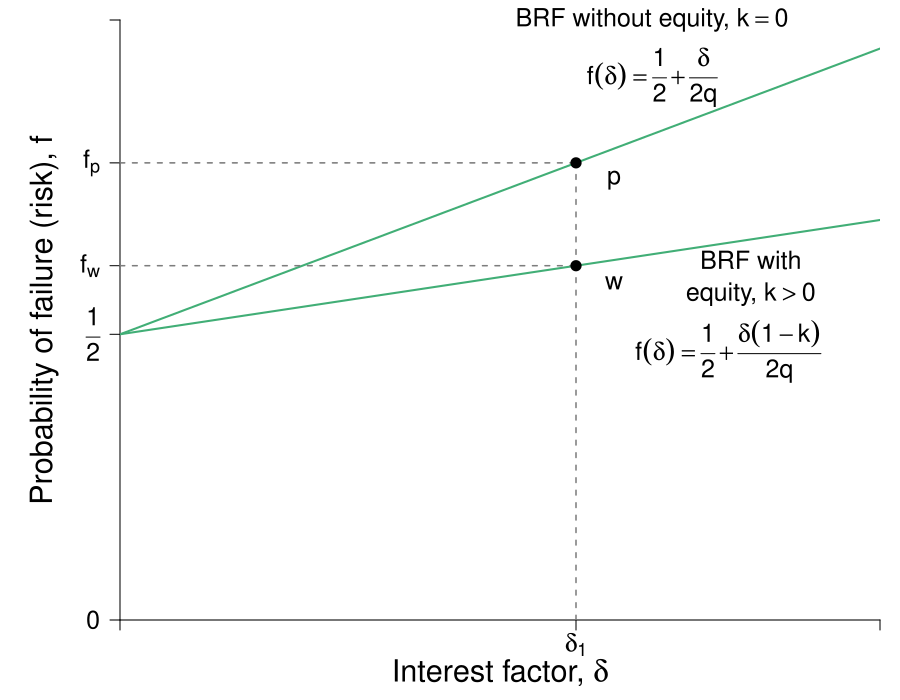

Recreate this plot in R.
#Graph Designer: Simon Halliday, Harriet Brookes-Gray 
#Authors: Bowles, Foley and Halliday
#Title: Coordination, Conflict and Competition: A Text in Microeconomics

library(shape)
pdf(file = "credit/brf_equity_new.pdf", width = 9, height = 7)

#Set parameters for graphics
pointsize <- 1.8
axislabelsize <- 1.8
labelsize <- 1.5
namesize <- 1.8
annotatesize <- 1.5
graphlinewidth <- 2
segmentlinewidth <- 1.5

COL <- c("#7fc97f", "#beaed4", "#fdc086", "#ffff99", "#386cb0", "#f0027f", "#bf5b17", "#666666")
COLA <- c("#e0f3db", "#99d8c9","#66c2a4","#41ae76", "#238b45", "#005824")
COLB <- c("#c6dbef", "#4eb3d3", "#2b8cbe", "#0868ac","#084081")
COLC <- c("#fcfbfd", "#efedf5", "#dadaeb", "#bcbddc", "#9e9ac8", "#807dba", "#6a51a3", "#54278f", "#3f007d")
grays <- gray.colors(25, start = 1, end = 0, alpha = 1)

#Edited the margins to cater for the larger LHS labels
par(mar =  c(4, 6, 1, 1))

brfFn <- function(delta, mu = 1, k = 1) {
  .5 + (delta / (2 * mu)) * (1 - k)
}

PCFn <- function(delta, mu = 1) {
  delta/mu
}

isoreturnFn <- function(delta, pi=0.125) {
  1 - (pi)/delta
}

yFn <- function(d1, f1, mu = 1){
  mu*f1*(1 - f1) - d1*(1 - f1)
}

ylow <- function(delta, mu = 1, ybar = 0.0625){
  (-sqrt(delta^2 - 2*delta*mu + mu^2 - 4*mu*ybar) + delta + mu)/(2*mu)
}

yhigh <- function(delta, mu = 1, ybar = 0.0625){
  (sqrt(delta^2 - 2*delta*mu + mu^2 - 4*mu*ybar) + delta + mu)/(2*mu)
}

xlims <- c(0, 1)
ylims <- c(0, 1.05)

npts <- 501 
d1 <- seq(xlims[1], xlims[2], length.out = npts)
f1 <- seq(ylims[1], ylims[2], length.out = npts) 
a <- c(0.0625)

plot(0, 0, xlim = xlims, ylim = ylims, type = "n",
     xlab = expression(paste("")),
     ylab = expression(paste("")), 
     xaxt = "n", 
     yaxt = "n", 
     cex.lab = axislabelsize, 
     bty = "n", 
     xaxs = "i", 
     yaxs = "i"
)


ticksy <- c(ylims[1], 0.5, brfFn(delta = 0.6, k = 0.6), brfFn(0.6, k = 0), ylims[2])
ylabels <- c(0, expression(paste(frac(1,2))), expression(paste(f[w])),expression(paste(f[p])), NA)
ticksx <- c(xlims[1], 0.6, xlims[2])
xlabels <- c(NA, expression(paste(delta[1])), NA)

axis(1, at = ticksx, pos = 0, labels = xlabels, cex.axis = labelsize)
axis(2, at = ticksy, pos = 0, labels = ylabels, las = 1, cex.axis = labelsize)

npts <- 503 
xx1 <- seq(xlims[1], xlims[2], length.out = npts)

#Draw the graphs
#lines(xx1, brfFn(xx1, k = 0), col = COLA[4], lwd = graphlinewidth)
lines(xx1, brfFn(xx1, k = 0), col = COLA[4], lwd = graphlinewidth)
lines(xx1, brfFn(xx1, k = 0.6), col = COLA[4], lwd = graphlinewidth)
#lines(xx1, isoreturnFn(xx1, pi = 0.25), col = COLB[4], lwd = graphlinewidth)
#lines(xx1, isoreturnFn(xx1, pi = 0.375), col = COLB[4], lwd = graphlinewidth)


#Axis labels
mtext(expression(paste("Interest factor, ", delta)), side = 1, line = 2.5, cex = axislabelsize)
text(-0.1, 0.5*(ylims[2]), expression(paste("Probability of failure (risk), ", f)), xpd = TRUE, cex = axislabelsize, srt = 90) 


#segments(0, 0.75, xlims[2], 0.75, lty = 2, col = grays[20] , lwd = segmentlinewidth)



segments(0, brfFn(delta = 0.6, k = 0.6), 0.6, brfFn(delta = 0.6, k = 0.6), lty = 2, col = grays[20] , lwd = segmentlinewidth)
segments(0.6, 0, 0.6, brfFn(delta = 0.6, k = 0.6), lty = 2, col = grays[20] , lwd = segmentlinewidth)
points(0.6, brfFn(0.6, k = 0.6), pch = 16, col = "black", cex = 1.5)

segments(0.6, 0.64, 0.6, brfFn(delta = 0.6, k = 0), lty = 2, col = grays[20] , lwd = segmentlinewidth)
segments(0, brfFn(delta = 0.6, k = 0), 0.6, brfFn(delta = 0.6, k = 0), lty = 2, col = grays[20] , lwd = segmentlinewidth)
points(0.6, brfFn(0.6, k = 0), pch = 16, col = "black", cex = 1.5)

text(0.65, brfFn(delta = 0.6, k = 0) - 0.03, expression(paste(p)), cex = labelsize)
text(0.65, brfFn(delta = 0.6, k = 0.6) - 0.03, expression(paste(w)), cex = labelsize)

text(0.8, 0.47, expression(paste(f(delta)== frac(1,2) + frac(delta(1-k),2*q))), cex = labelsize, xpd = TRUE)
text(0.83, 0.63, expression(paste("BRF with")), cex = labelsize,xpd = TRUE)
text(0.83, 0.57, expression(paste("equity, ", k > 0)), cex = labelsize, xpd = TRUE)
#text(1.84, 0.72, expression(paste(k > 0)), cex = labelsize, xpd = TRUE)


text(0.7, 0.95, expression(paste(f(delta)== frac(1,2) + frac(delta,2*q))), cex = labelsize, xpd = TRUE)
text(0.7, 1.05, expression(paste("BRF without equity, ", k == 0)), cex = labelsize, xpd = TRUE)
#text(1.72, 0.995, expression(paste("equity, ", k == 0)), cex = labelsize, xpd = TRUE)

#segments(1, 0, 1, brfFn(delta = 1, k = 0.5), lty = 2, col = grays[20] , lwd = segmentlinewidth)
#points(1, brfFn(1, k = 0.5), pch = 16, col = "black", cex = 1.5)
#text(1, brfFn(1, k = 0.5) + 0.04, expression(paste(n)), cex = labelsize)

#segments(0.64, 0, 0.64, brfFn(delta = 0.64, k = 0.666), lty = 2, col = grays[20] , lwd = segmentlinewidth)
#points(0.64, brfFn(0.64, k = 0.666), pch = 16, col = "black", cex = 1.5)
#text(0.64 + 0.04, brfFn(0.64, k = 0.666) - 0.03, expression(paste(a)), cex = labelsize)


#text(0.53, 1, expression(paste("Excluded borrower's BRF")), cex = labelsize, xpd = TRUE)
#text(0.55, 0.94, expression(paste(f(delta, k[1] < k^0))), cex = labelsize)

#text(1.51, 1, expression(paste("Marginal borrower's BRF")), cex = labelsize, xpd = TRUE)
#text(1.45, 0.94, expression(paste(f(delta, k[2] == k^0))), cex = labelsize)


#text(1.725, 0.51, expression(paste("BRF for borrower")), cex = labelsize, xpd = TRUE)
#text(1.725, 0.45, expression(paste("with more than")), cex = labelsize, xpd = TRUE)
# text(1.725, 0.39, expression(paste("minimum collateral")), cex = labelsize, xpd = TRUE)
# text(1.725, 0.32, expression(paste(f(delta, k[3] > k^0))), cex = labelsize, xpd = TRUE)
# Arrows(1.75, 0.55, 1.75, 0.77, col = "black", lty = 1, lwd = 2, arr.type = "triangle", arr.lwd = 0.5)
# 
# text(0.825, 0.43, expression(paste(pi > 1 + rho)), cex = labelsize)
# 
# text(0.19, 0.37, expression(paste("Zero profit")), cex = labelsize)
# text(0.19, 0.31, expression(paste("condition")), cex = labelsize)
# text(0.1725, 0.25, expression(paste(pi[0] == 1 + rho)), cex = labelsize)


dev.off()
